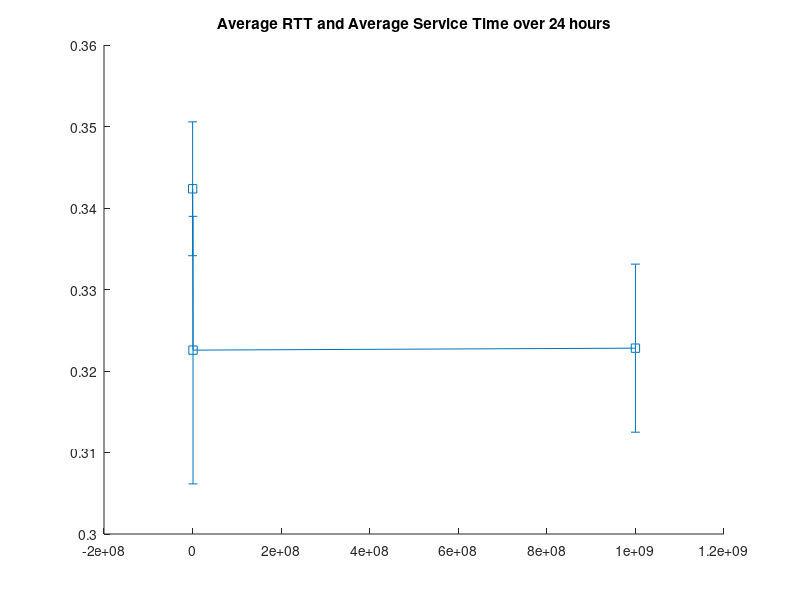

This figure's MATLAB source: (Note: this script raises an error after producing the figure.)
clear all; close all; clc;
format long


X = [125*10^3, 10^6, 10^9]

Y_1_1 = [0.019177585751393427, 0.018734963020678997, 0.017945080164704745, 0.018885948644129923, 0.019866767183333047];
var_1_1 = std(Y_1_1);
Y_1_1 = mean(Y_1_1);

Y_1_2 = [0.02822787751685921, 0.024335189736260608, 0.02589973604094722, 0.024930634870464718, 0.02625180639172046];
var_1_2 = std(Y_1_2);
Y_1_2 = mean(Y_1_2);

Y_1_3 = [0. 02648818974365844, 0.027562379721120057, 0.025052896228482467, 0.0268978761230759, 0.0268978761230759];
var_1_3 = std(Y_1_3);
Y_1_3 = mean(Y_1_3);
 
Y1 = [Y_1_1, Y_1_2, Y_1_3]
err1 = [var_1_1, var_1_2, var_1_3]







Y_2_1 = [0.34709512054169767, 0.3412787845928053, 0.3294788596715361, 0.34262724360002583, 0.35131623039330107];
var_2_1 = std(Y_2_1);
Y_2_1 = mean(Y_2_1);

Y_2_2 = [0.3477869585991692, 0.3049497936972061, 0.3221465365336084, 0.31170751989291523, 0.326218602915366];
var_2_2 = std(Y_2_2);
Y_2_2 = mean(Y_2_2);

Y_2_3 = [0.3218892470283265, 0.3335253562528093, 0.3059344467721246, 0.3263321189367103, 0.3263321189367103];
var_2_3 = std(Y_2_3);
Y_2_3 = mean(Y_2_3);

Y2 = [Y_2_1, Y_2_2, Y_2_3]
err2 = [var_2_1, var_2_2, var_2_3]



figure(1);

title('Average RTT and Average Service Time over 24 hours');
hold on



%errorbar(X,Y1,err1, '-s','MarkerSize',10,'MarkerEdgeColor','red','MarkerFaceColor','blue', 'Linewidth',2)
errorbar(X,Y2,err2, '-s','MarkerSize',10,'MarkerEdgeColor','red','MarkerFaceColor','blue', 'Linewidth',2)
set(gca,'XScale','log');
set(gca,'YScale','log');

grid on



xlabel('Link capacities = 125*10^3 (kbps), 10^6 (Mbps), 10^9 (Gbps)');

ylabel('Mean values');

legend('Location','northeast')
legend('Average RTT','Average service time')